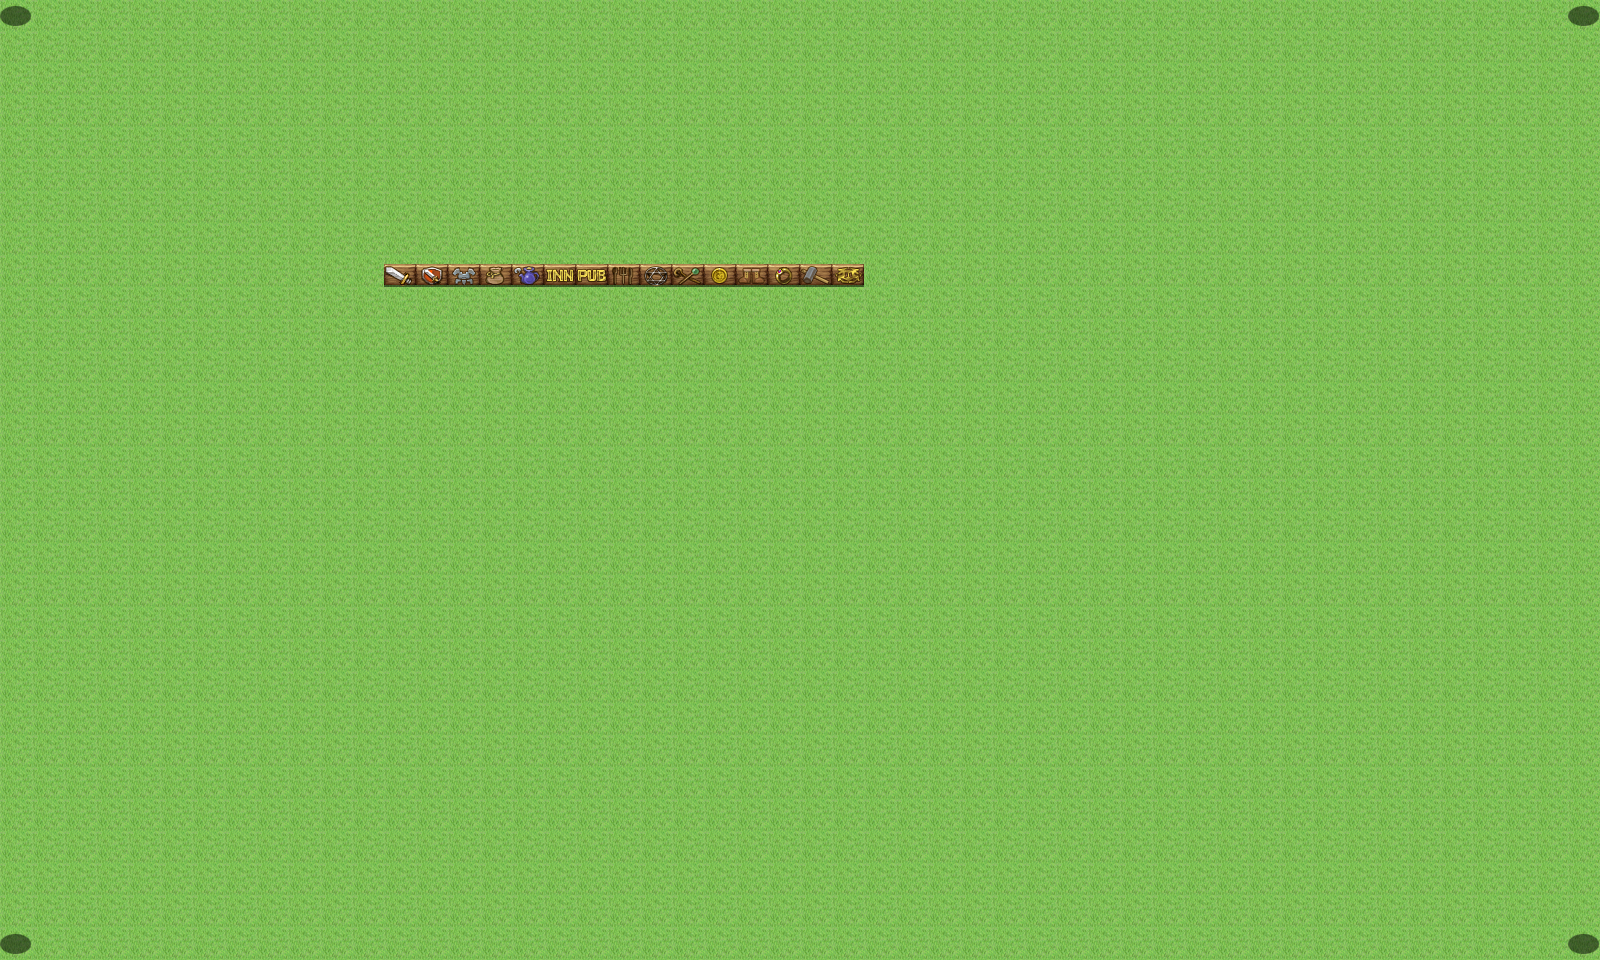

Below is a game level as drawn by its tile map, then a one-line description and the .tmx that defines it (tile-layer data replaced by summaries):
An orthogonal 50x30 tile map with 32x32 px tiles, 2 tile layers (圖塊層 1, 圖塊層 2).

<map version="1.0" orientation="orthogonal" renderorder="right-down" width="50" height="30" tilewidth="32" tileheight="32" nextobjectid="1">
 <tileset firstgid="1" name="stage1" tilewidth="32" tileheight="32">
  <image source="stage1.png" trans="ff00ff" width="256" height="3584" />
 </tileset>
 <layer name="圖塊層 1" width="50" height="30">
  <data>[1500 cells, 1500 non-empty, 1 distinct tile ids]</data>
 </layer>
 <layer name="圖塊層 2" width="50" height="30">
  <data>[1500 cells, 19 non-empty, 16 distinct tile ids]</data>
 </layer>
</map>
